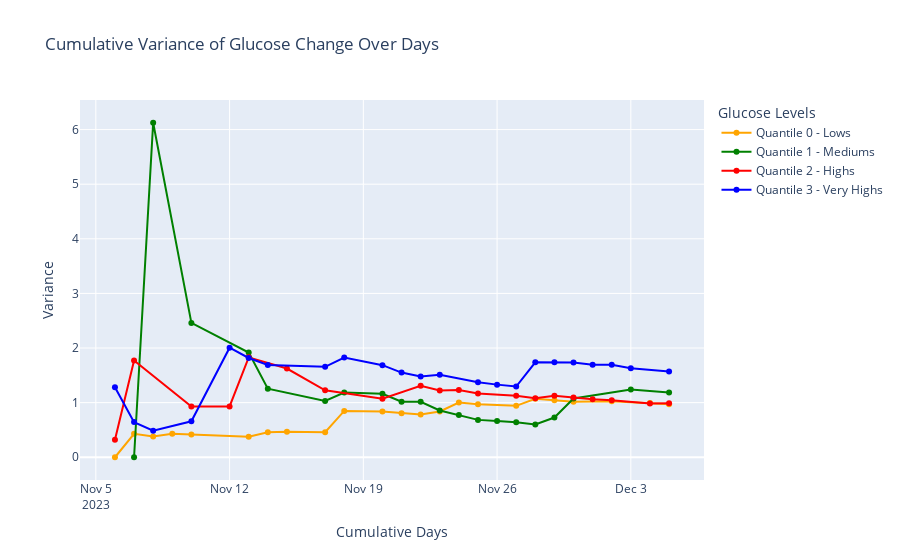

The cell this chart's notebook holds for it:
### Code cell
fig = go.Figure()

fig.add_trace(go.Scatter(
    x=result_df_lows.index,
    y=result_df_lows['Variance'],
    mode='lines+markers',
    name='Quantile 0 - Lows',
    marker=dict(color='orange')
))

fig.add_trace(go.Scatter(
    x=result_df_mediums.index,
    y=result_df_mediums['Variance'],
    mode='lines+markers',
    name='Quantile 1 - Mediums',
    marker=dict(color='green')
))

fig.add_trace(go.Scatter(
    x=result_df_highs.index,
    y=result_df_highs['Variance'],
    mode='lines+markers',
    name='Quantile 2 - Highs',
    marker=dict(color='red')
))

fig.add_trace(go.Scatter(
    x=result_df_very_highs.index,
    y=result_df_very_highs['Variance'],
    mode='lines+markers',
    name='Quantile 3 - Very Highs',
    marker=dict(color='blue')
))

fig.update_layout(
    title='Cumulative Variance of Glucose Change Over Days',
    xaxis_title='Cumulative Days',
    yaxis_title='Variance',
    legend_title='Glucose Levels'
)

fig.show()

### Figure 1 — Plotly figure (JSON) as saved in the notebook; plotly's stock layout.template omitted (floating-point values rounded to 4 significant figures)
{"data": [{"marker": {"color": "orange"}, "mode": "lines+markers", "name": "Quantile 0 - Lows", "type": "scatter", "x": ["2023-11-06", "2023-11-07", "2023-11-08", "2023-11-09", "2023-11-10", "2023-11-13", "2023-11-14", "2023-11-15", "2023-11-17", "2023-11-18", "2023-11-20", "2023-11-21", "2023-11-22", "2023-11-23", "2023-11-24", "2023-11-25", "2023-11-27", "2023-11-28", "2023-11-29", "2023-11-30", "2023-12-02", "2023-12-04", "2023-12-05"], "y": [0, 0.43, 0.3796, 0.4289, 0.4174, 0.3767, 0.4564, 0.4665, 0.4584, 0.8485, 0.8368, 0.8043, 0.7838, 0.8389, 1.002, 0.9699, 0.9416, 1.072, 1.046, 1.018, 1.026, 0.9942, 0.9712]}, {"marker": {"color": "green"}, "mode": "lines+markers", "name": "Quantile 1 - Mediums", "type": "scatter", "x": ["2023-11-07", "2023-11-08", "2023-11-10", "2023-11-13", "2023-11-14", "2023-11-17", "2023-11-18", "2023-11-20", "2023-11-21", "2023-11-22", "2023-11-23", "2023-11-24", "2023-11-25", "2023-11-26", "2023-11-27", "2023-11-28", "2023-11-29", "2023-11-30", "2023-12-03", "2023-12-05"], "y": [0, 6.125, 2.46, 1.917, 1.255, 1.032, 1.185, 1.162, 1.017, 1.016, 0.8571, 0.7733, 0.6844, 0.6644, 0.6423, 0.6011, 0.7274, 1.075, 1.24, 1.188]}, {"marker": {"color": "red"}, "mode": "lines+markers", "name": "Quantile 2 - Highs", "type": "scatter", "x": ["2023-11-06", "2023-11-07", "2023-11-10", "2023-11-12", "2023-11-13", "2023-11-15", "2023-11-17", "2023-11-20", "2023-11-22", "2023-11-23", "2023-11-24", "2023-11-25", "2023-11-27", "2023-11-28", "2023-11-29", "2023-11-30", "2023-12-01", "2023-12-02", "2023-12-04", "2023-12-05"], "y": [0.32, 1.773, 0.928, 0.9297, 1.829, 1.624, 1.225, 1.072, 1.31, 1.224, 1.229, 1.169, 1.128, 1.078, 1.126, 1.094, 1.064, 1.044, 0.9846, 0.9879]}, {"marker": {"color": "blue"}, "mode": "lines+markers", "name": "Quantile 3 - Very Highs", "type": "scatter", "x": ["2023-11-06", "2023-11-07", "2023-11-08", "2023-11-10", "2023-11-12", "2023-11-13", "2023-11-14", "2023-11-17", "2023-11-18", "2023-11-20", "2023-11-21", "2023-11-22", "2023-11-23", "2023-11-25", "2023-11-26", "2023-11-27", "2023-11-28", "2023-11-29", "2023-11-30", "2023-12-01", "2023-12-02", "2023-12-03", "2023-12-05"], "y": [1.28, 0.6433, 0.487, 0.6584, 2.006, 1.818, 1.69, 1.656, 1.825, 1.686, 1.55, 1.478, 1.511, 1.374, 1.33, 1.294, 1.739, 1.739, 1.737, 1.693, 1.693, 1.628, 1.572]}], "layout": {"legend": {"title": {"text": "Glucose Levels"}}, "title": {"text": "Cumulative Variance of Glucose Change Over Days"}, "xaxis": {"title": {"text": "Cumulative Days"}}, "yaxis": {"title": {"text": "Variance"}}}}
